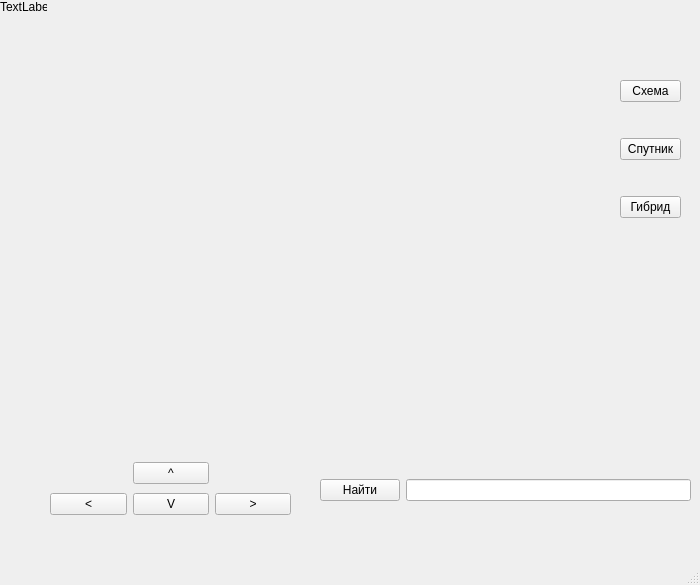
<?xml version="1.0" encoding="UTF-8"?>
<ui version="4.0">
 <class>MainWindow</class>
 <widget class="QMainWindow" name="MainWindow">
  <property name="geometry">
   <rect>
    <x>0</x>
    <y>0</y>
    <width>700</width>
    <height>585</height>
   </rect>
  </property>
  <property name="windowTitle">
   <string>MainWindow</string>
  </property>
  <widget class="QWidget" name="centralwidget">
   <widget class="QLabel" name="map_label">
    <property name="geometry">
     <rect>
      <x>0</x>
      <y>0</y>
      <width>47</width>
      <height>13</height>
     </rect>
    </property>
    <property name="text">
     <string>TextLabel</string>
    </property>
   </widget>
   <widget class="QWidget" name="gridLayoutWidget">
    <property name="geometry">
     <rect>
      <x>620</x>
      <y>50</y>
      <width>61</width>
      <height>201</height>
     </rect>
    </property>
    <layout class="QGridLayout" name="gridLayout">
     <item row="0" column="0">
      <widget class="QPushButton" name="scheme">
       <property name="text">
        <string>Схема</string>
       </property>
      </widget>
     </item>
     <item row="1" column="0">
      <widget class="QPushButton" name="satlate">
       <property name="text">
        <string>Спутник</string>
       </property>
      </widget>
     </item>
     <item row="2" column="0">
      <widget class="QPushButton" name="hybrid">
       <property name="text">
        <string>Гибрид</string>
       </property>
      </widget>
     </item>
    </layout>
   </widget>
   <widget class="QWidget" name="gridLayoutWidget_2">
    <property name="geometry">
     <rect>
      <x>50</x>
      <y>459</y>
      <width>241</width>
      <height>61</height>
     </rect>
    </property>
    <layout class="QGridLayout" name="gridLayout_2">
     <item row="1" column="2">
      <widget class="QPushButton" name="Right">
       <property name="text">
        <string>&gt;</string>
       </property>
      </widget>
     </item>
     <item row="1" column="0">
      <widget class="QPushButton" name="Left">
       <property name="text">
        <string>&lt;</string>
       </property>
      </widget>
     </item>
     <item row="1" column="1">
      <widget class="QPushButton" name="Down">
       <property name="text">
        <string>V</string>
       </property>
      </widget>
     </item>
     <item row="0" column="1">
      <widget class="QPushButton" name="Up">
       <property name="text">
        <string>^</string>
       </property>
      </widget>
     </item>
    </layout>
   </widget>
   <widget class="QWidget" name="formLayoutWidget">
    <property name="geometry">
     <rect>
      <x>320</x>
      <y>460</y>
      <width>371</width>
      <height>61</height>
     </rect>
    </property>
    <layout class="QFormLayout" name="formLayout">
     <item row="0" column="0">
      <spacer name="verticalSpacer">
       <property name="orientation">
        <enum>Qt::Vertical</enum>
       </property>
       <property name="sizeHint" stdset="0">
        <size>
         <width>20</width>
         <height>40</height>
        </size>
       </property>
      </spacer>
     </item>
     <item row="2" column="0">
      <spacer name="verticalSpacer_2">
       <property name="orientation">
        <enum>Qt::Vertical</enum>
       </property>
       <property name="sizeHint" stdset="0">
        <size>
         <width>20</width>
         <height>40</height>
        </size>
       </property>
      </spacer>
     </item>
     <item row="1" column="1">
      <widget class="QLineEdit" name="toponym"/>
     </item>
     <item row="1" column="0">
      <widget class="QPushButton" name="search_button">
       <property name="text">
        <string>Найти</string>
       </property>
      </widget>
     </item>
    </layout>
   </widget>
  </widget>
  <widget class="QMenuBar" name="menubar">
   <property name="geometry">
    <rect>
     <x>0</x>
     <y>0</y>
     <width>700</width>
     <height>21</height>
    </rect>
   </property>
  </widget>
  <widget class="QStatusBar" name="statusbar"/>
 </widget>
 <resources/>
 <connections/>
</ui>
